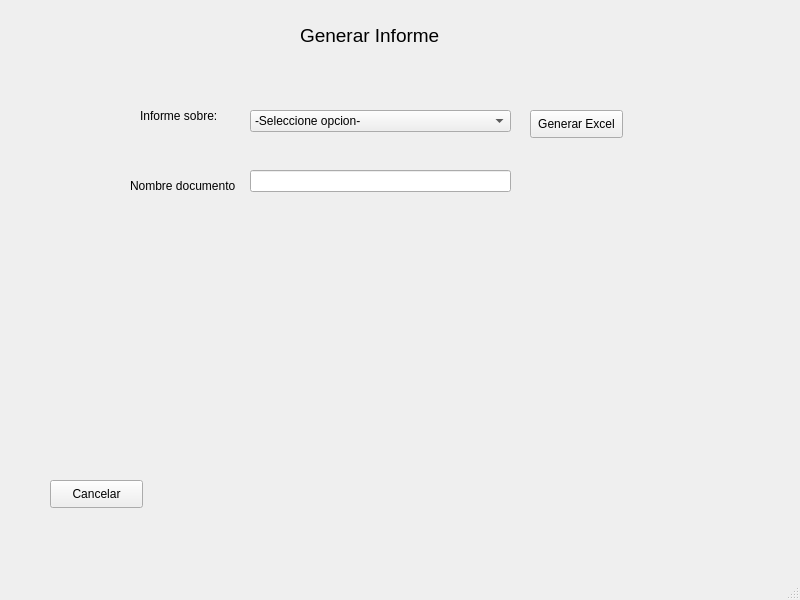
<?xml version="1.0" encoding="UTF-8"?>
<ui version="4.0">
 <class>MainGenerarInforme</class>
 <widget class="QMainWindow" name="MainGenerarInforme">
  <property name="geometry">
   <rect>
    <x>0</x>
    <y>0</y>
    <width>800</width>
    <height>600</height>
   </rect>
  </property>
  <property name="windowTitle">
   <string>Generar Informe</string>
  </property>
  <widget class="QWidget" name="centralwidget">
   <widget class="QLabel" name="label">
    <property name="geometry">
     <rect>
      <x>300</x>
      <y>20</y>
      <width>191</width>
      <height>31</height>
     </rect>
    </property>
    <property name="font">
     <font>
      <pointsize>14</pointsize>
     </font>
    </property>
    <property name="text">
     <string>Generar Informe</string>
    </property>
   </widget>
   <widget class="QLabel" name="label_2">
    <property name="geometry">
     <rect>
      <x>140</x>
      <y>100</y>
      <width>101</width>
      <height>31</height>
     </rect>
    </property>
    <property name="text">
     <string>Informe sobre:</string>
    </property>
   </widget>
   <widget class="QComboBox" name="comboBox">
    <property name="geometry">
     <rect>
      <x>250</x>
      <y>110</y>
      <width>261</width>
      <height>22</height>
     </rect>
    </property>
    <item>
     <property name="text">
      <string>-Seleccione opcion-</string>
     </property>
    </item>
    <item>
     <property name="text">
      <string>Residentes</string>
     </property>
    </item>
    <item>
     <property name="text">
      <string>Visitas</string>
     </property>
    </item>
    <item>
     <property name="text">
      <string>Usuarios</string>
     </property>
    </item>
    <item>
     <property name="text">
      <string>Vehiculos</string>
     </property>
    </item>
    <item>
     <property name="text">
      <string>Estacionamientos</string>
     </property>
    </item>
    <item>
     <property name="text">
      <string>Departamentos</string>
     </property>
    </item>
    <item>
     <property name="text">
      <string>Edificios</string>
     </property>
    </item>
   </widget>
   <widget class="QPushButton" name="btnExcel">
    <property name="geometry">
     <rect>
      <x>530</x>
      <y>110</y>
      <width>93</width>
      <height>28</height>
     </rect>
    </property>
    <property name="text">
     <string>Generar Excel</string>
    </property>
   </widget>
   <widget class="QPushButton" name="btnCancelar">
    <property name="geometry">
     <rect>
      <x>50</x>
      <y>480</y>
      <width>93</width>
      <height>28</height>
     </rect>
    </property>
    <property name="text">
     <string>Cancelar</string>
    </property>
   </widget>
   <widget class="QLineEdit" name="txtNombre">
    <property name="geometry">
     <rect>
      <x>250</x>
      <y>170</y>
      <width>261</width>
      <height>22</height>
     </rect>
    </property>
   </widget>
   <widget class="QLabel" name="label_3">
    <property name="geometry">
     <rect>
      <x>130</x>
      <y>170</y>
      <width>121</width>
      <height>31</height>
     </rect>
    </property>
    <property name="text">
     <string>Nombre documento</string>
    </property>
   </widget>
  </widget>
  <widget class="QMenuBar" name="menubar">
   <property name="geometry">
    <rect>
     <x>0</x>
     <y>0</y>
     <width>800</width>
     <height>26</height>
    </rect>
   </property>
  </widget>
  <widget class="QStatusBar" name="statusbar"/>
 </widget>
 <resources/>
 <connections/>
</ui>
